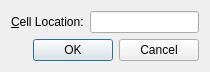
<?xml version="1.0" encoding="UTF-8"?>
<ui version="4.0">
 <class>Dialog</class>
 <widget class="QDialog" name="Dialog">
  <property name="geometry">
   <rect>
    <x>0</x>
    <y>0</y>
    <width>210</width>
    <height>62</height>
   </rect>
  </property>
  <property name="windowTitle">
   <string>Go To Cell</string>
  </property>
  <layout class="QVBoxLayout" name="verticalLayout">
   <item>
    <layout class="QHBoxLayout" name="horizontalLayout">
     <item>
      <widget class="QLabel" name="label">
       <property name="text">
        <string>&amp;Cell Location:</string>
       </property>
       <property name="buddy">
        <cstring>lineEdit</cstring>
       </property>
      </widget>
     </item>
     <item>
      <widget class="QLineEdit" name="lineEdit"/>
     </item>
    </layout>
   </item>
   <item>
    <layout class="QHBoxLayout" name="horizontalLayout_2">
     <item>
      <spacer name="horizontalSpacer">
       <property name="orientation">
        <enum>Qt::Horizontal</enum>
       </property>
       <property name="sizeHint" stdset="0">
        <size>
         <width>28</width>
         <height>20</height>
        </size>
       </property>
      </spacer>
     </item>
     <item>
      <widget class="QPushButton" name="okButton">
       <property name="text">
        <string>OK</string>
       </property>
       <property name="default">
        <bool>true</bool>
       </property>
      </widget>
     </item>
     <item>
      <widget class="QPushButton" name="cancelButton">
       <property name="text">
        <string>Cancel</string>
       </property>
       <property name="default">
        <bool>false</bool>
       </property>
      </widget>
     </item>
    </layout>
   </item>
  </layout>
 </widget>
 <tabstops>
  <tabstop>lineEdit</tabstop>
  <tabstop>okButton</tabstop>
  <tabstop>cancelButton</tabstop>
 </tabstops>
 <resources/>
 <connections/>
</ui>
